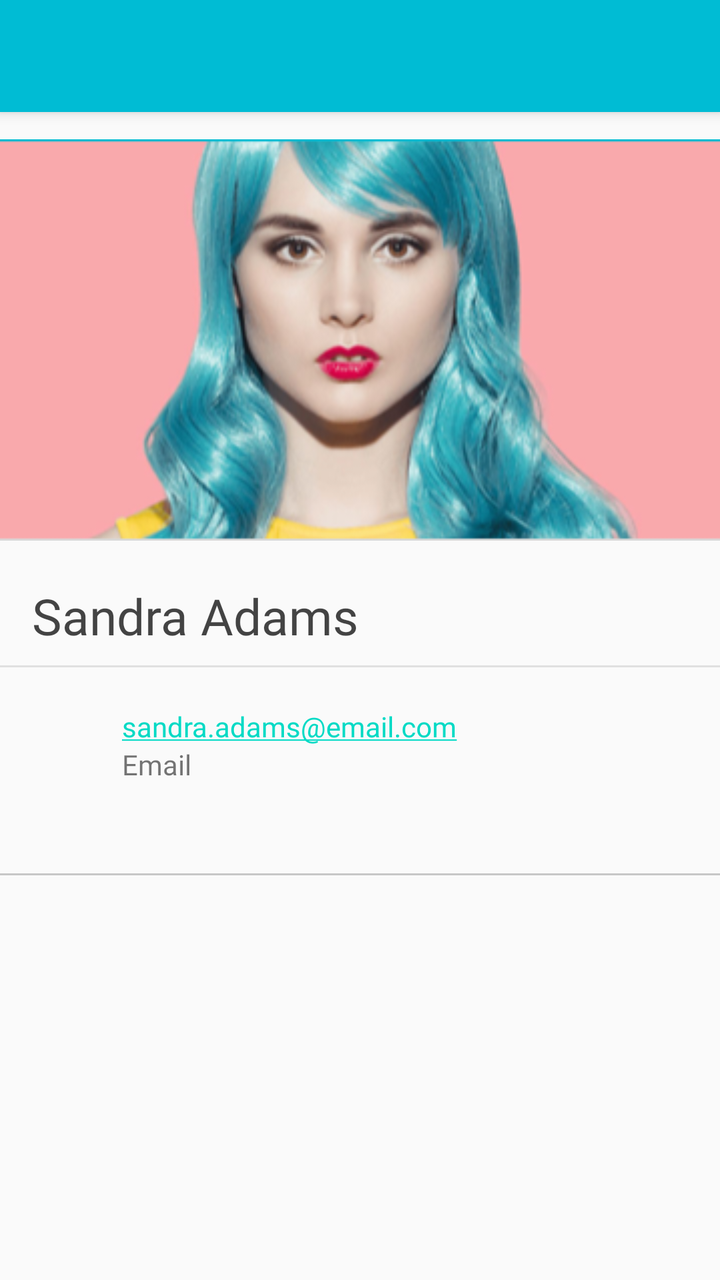
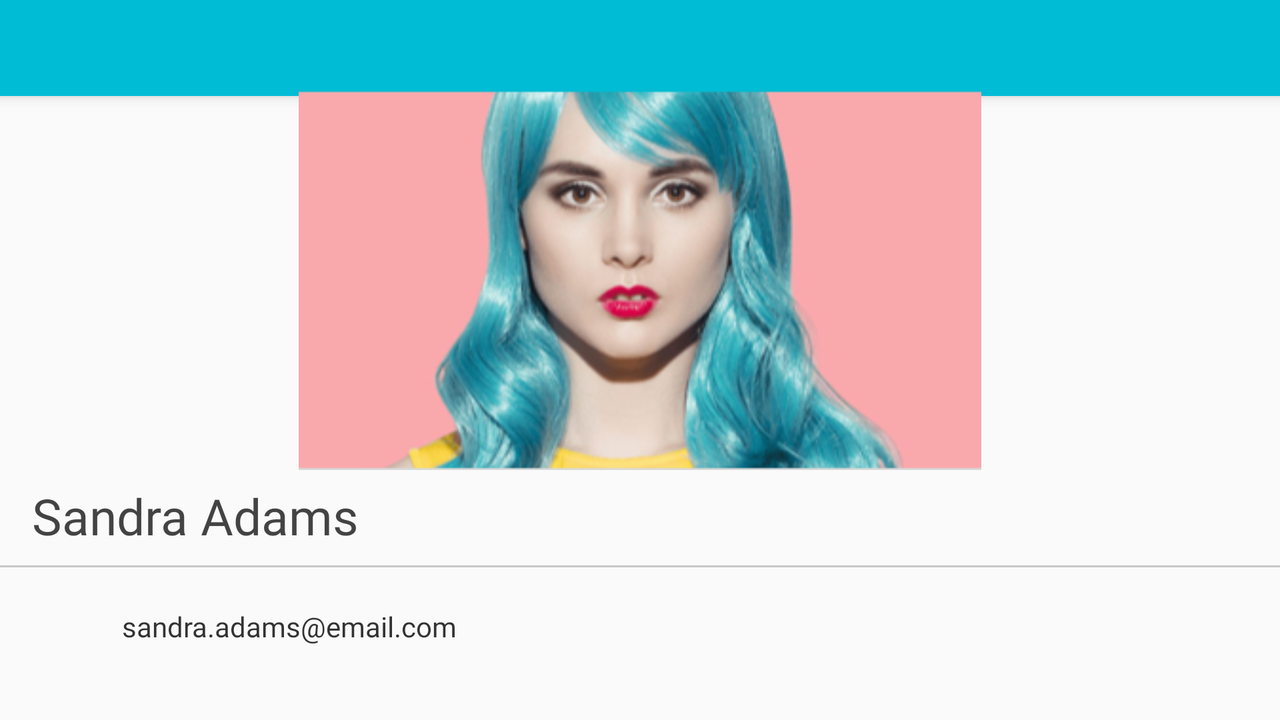

Compare how this app lays out the same screen by default and in its alternative resource folder. The renders come first, then the two layout files and the values they reference.
<!-- AndroidManifest.xml: application theme AppTheme.NoActionBar -->
<!-- res/layout/activity_profile.xml -->
<?xml version="1.0" encoding="utf-8"?>
<androidx.constraintlayout.widget.ConstraintLayout
    xmlns:android="http://schemas.android.com/apk/res/android"
    xmlns:app="http://schemas.android.com/apk/res-auto"
    xmlns:tools="http://schemas.android.com/tools"
    android:id="@+id/constraint_layout"
    android:layout_width="match_parent"
    android:layout_height="match_parent"
    tools:context=".ProfileActivity" >

    <include
        android:id="@+id/include"
        layout="@layout/app_bar"
        android:layout_width="match_parent"
        android:layout_height="match_parent"
        tools:layout_editor_absoluteX="28dp"
        tools:layout_editor_absoluteY="-121dp" />

    <LinearLayout
        android:layout_width="match_parent"
        android:layout_height="match_parent"
        android:layout_marginTop="55dp"
        android:orientation="vertical"
        app:layout_constraintStart_toStartOf="parent"
        app:layout_constraintTop_toTopOf="parent">

        <ImageView
            android:id="@+id/imageView3"
            android:layout_width="match_parent"
            android:layout_height="230dp"
            app:srcCompat="@drawable/profile_photo" />

            <TextView
                android:id="@+id/textView2"
                android:layout_width="wrap_content"
                android:layout_height="wrap_content"
                android:layout_marginEnd="50dp"
                android:paddingLeft="16dp"
                android:paddingTop="6dp"
                android:paddingBottom="8dp"
                android:text="Sandra Adams"
                android:textColor="#BB000000"
                android:textSize="25sp" />

            <View
                android:layout_width="match_parent"
                android:layout_height="1dp"
                android:background="@color/colorGray" />

            <TextView
                android:id="@+id/textView7"
                android:autoLink="email"
                android:layout_width="wrap_content"
                android:layout_height="wrap_content"
                android:paddingLeft="61dp"
                android:paddingTop="20dp"
                android:text="sandra.adams@email.com"
                android:textColor="#CC000000" />

            <TextView
                android:id="@+id/textView6"
                android:layout_width="match_parent"
                android:layout_height="wrap_content"
                android:paddingLeft="61dp"
                android:paddingBottom="45dp"
                android:text="Email" />

            <View
                android:layout_width="match_parent"
                android:layout_height="1dp"
                android:background="#A1AAAAAA" />

    </LinearLayout>

</androidx.constraintlayout.widget.ConstraintLayout>
<!-- res/layout/app_bar.xml (included above) -->
<?xml version="1.0" encoding="utf-8"?>
<androidx.coordinatorlayout.widget.CoordinatorLayout
    xmlns:android="http://schemas.android.com/apk/res/android"
    xmlns:app="http://schemas.android.com/apk/res-auto"
    xmlns:tools="http://schemas.android.com/tools"
    android:layout_width="match_parent"
    android:layout_height="match_parent">

    <com.google.android.material.appbar.AppBarLayout
        android:layout_height="wrap_content"
        android:layout_width="match_parent"
        android:theme="@style/AppTheme.AppBarOverlay">

        <androidx.appcompat.widget.Toolbar
            android:id="@+id/toolbar"
            android:layout_width="match_parent"
            android:layout_height="match_parent"
            android:background="?attr/colorPrimary"
            app:popupTheme="@style/AppTheme.PopupOverlay" />

    </com.google.android.material.appbar.AppBarLayout>



</androidx.coordinatorlayout.widget.CoordinatorLayout>
<!-- resources referenced by this layout -->
<resources>
  <color name="colorGray">#E0E0E0</color>
  <!-- drawable profile_photo: png bitmap (drawable-v24, 91663 bytes) -->
  <style name="AppTheme.AppBarOverlay" parent="ThemeOverlay.AppCompat.Dark.ActionBar" />
  <style name="AppTheme.PopupOverlay" parent="ThemeOverlay.AppCompat.Light" />
  <!-- from res/values-v21/ -->
  <style name="AppTheme.NoActionBar">
          <item name="windowActionBar">false</item>
          <item name="windowNoTitle">true</item>
          <item name="android:statusBarColor">@android:color/transparent</item>
      </style>
</resources>
<!-- res/layout-land/activity_profile.xml (the repository's variant of the layout above) -->
<!-- drawn on the phone turned sideways -->
<?xml version="1.0" encoding="utf-8"?>
<androidx.constraintlayout.widget.ConstraintLayout
    xmlns:android="http://schemas.android.com/apk/res/android"
    xmlns:app="http://schemas.android.com/apk/res-auto"
    xmlns:tools="http://schemas.android.com/tools"
    android:id="@+id/constraint_layout"
    android:layout_width="match_parent"
    android:layout_height="match_parent"
    tools:context=".ProfileActivity" >

    <include
        android:id="@+id/include"
        layout="@layout/app_bar_profile"
        android:layout_width="match_parent"
        android:layout_height="match_parent"
        tools:layout_editor_absoluteX="28dp" />

    <LinearLayout
        android:layout_width="match_parent"
        android:layout_height="match_parent"
        android:layout_marginTop="45dp"
        android:orientation="vertical"
        app:layout_constraintStart_toStartOf="parent"
        app:layout_constraintTop_toTopOf="parent">

        <ImageView
            android:id="@+id/imageView3"
            android:layout_width="match_parent"
            android:layout_height="190dp"
            app:srcCompat="@drawable/profile_photo" />

        <LinearLayout
            android:layout_width="match_parent"
            android:layout_height="match_parent"
            android:orientation="vertical">

            <TextView
                android:id="@+id/textView2"
                android:layout_width="wrap_content"
                android:layout_height="wrap_content"
                android:layout_marginEnd="50dp"
                android:paddingLeft="16dp"
                android:paddingTop="6dp"
                android:paddingBottom="8dp"
                android:text="Sandra Adams"
                android:textColor="#BB000000"
                android:textSize="25sp" />

            <View
                android:layout_width="match_parent"
                android:layout_height="1dp"
                android:background="#A0AAAAAA" />

            <TextView
                android:id="@+id/textView7"
                android:layout_width="wrap_content"
                android:layout_height="wrap_content"
                android:paddingLeft="61dp"
                android:paddingTop="20dp"
                android:text="sandra.adams@email.com"
                android:textColor="#CC000000" />

            <TextView
                android:id="@+id/textView6"
                android:layout_width="match_parent"
                android:layout_height="wrap_content"
                android:paddingLeft="61dp"
                android:paddingBottom="45dp"
                android:text="Email" />

            <View
                android:layout_width="match_parent"
                android:layout_height="1dp"
                android:background="#A1AAAAAA" />

        </LinearLayout>

    </LinearLayout>

</androidx.constraintlayout.widget.ConstraintLayout>
<!-- res/layout/app_bar_profile.xml (included above) -->
<?xml version="1.0" encoding="utf-8"?>
<androidx.coordinatorlayout.widget.CoordinatorLayout
    xmlns:android="http://schemas.android.com/apk/res/android"
    xmlns:app="http://schemas.android.com/apk/res-auto"
    xmlns:tools="http://schemas.android.com/tools"
    android:layout_width="match_parent"
    android:layout_height="match_parent"
    tools:context=".ProfileActivity">

    <com.google.android.material.appbar.AppBarLayout
        android:layout_height="wrap_content"
        android:layout_width="match_parent"
        android:theme="@style/AppTheme.AppBarOverlay">

        <androidx.appcompat.widget.Toolbar
            android:id="@+id/toolbar"
            android:layout_width="match_parent"
            android:layout_height="?attr/actionBarSize"
            android:background="?attr/colorPrimary"
            app:popupTheme="@style/AppTheme.PopupOverlay" />

    </com.google.android.material.appbar.AppBarLayout>


</androidx.coordinatorlayout.widget.CoordinatorLayout>
<!-- resources referenced by the variant -->
<!-- as the phone turned sideways resolves them -->
<resources>
  <!-- drawable profile_photo: png bitmap (drawable-v24, 91663 bytes) -->
  <style name="AppTheme.AppBarOverlay" parent="ThemeOverlay.AppCompat.Dark.ActionBar" />
  <style name="AppTheme.PopupOverlay" parent="ThemeOverlay.AppCompat.Light" />
  <!-- from res/values-v21/ -->
  <style name="AppTheme.NoActionBar">
          <item name="windowActionBar">false</item>
          <item name="windowNoTitle">true</item>
          <item name="android:statusBarColor">@android:color/transparent</item>
      </style>
</resources>
